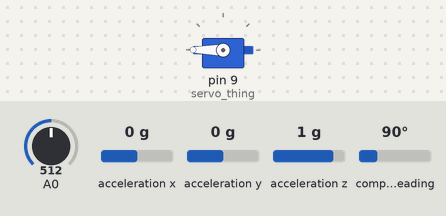
Bench run of a sketch on a simulated Arduino Uno, built with avr-gcc and run on an emulated ATmega328P. On the bench: servo. The inputs (shaded band) are chosen by the test bench; at power-on: A0 = 512, acceleration x 0 g, acceleration y 0 g, acceleration z 1 g, compass heading 90°. What the sketch prints to the serial monitor is not drawn.

Above: at 0.05 s.
Timing chart, 0 to 4.6 s (numbered marks = the images above):
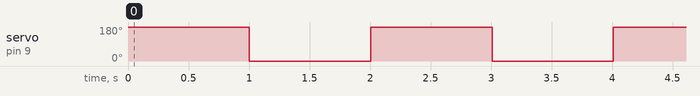

The sketch:

ElycePlaysWithArduino.ino
```cpp
#include <Servo.h>
#include <Wire.h>
#include <Adafruit_Sensor.h>
#include <Adafruit_BNO055.h>
#include <utility/imumaths.h>
Servo servo_thing;
Adafruit_BNO055 bno = Adafruit_BNO055();

void setup()
{
    // put your setup code here, to run once:
    servo_thing.attach(9);
    Serial.begin(9600);
    if(!bno.begin())
  {
    Serial.print("Ooops, no BNO055 detected ... Check your wiring or I2C ADDR!");
    while(1);
  }
  bno.setExtCrystalUse(true);
}

void loop()
{
    // put your main code here, to run repeatedly:
    imu::Vector<3> euler = bno.getVector(Adafruit_BNO055::VECTOR_EULER);
    int thing = 180;
    servo_thing.write(thing);
    delay(1000);
    Serial.println(map(analogRead(A0), 109, 472, 0, 180));
    Serial.print("X: ");
    Serial.print(euler.x());
    Serial.print(" Y: ");
    Serial.print(euler.y());
    Serial.print(" Z: ");
    Serial.print(euler.z());
    Serial.print("\t\t");
    thing = 0;

    servo_thing.write(thing);
    delay(1000);
    Serial.println(map(analogRead(A0), 109, 472, 0, 180));
    Serial.print("X: ");
    Serial.print(euler.x());
    Serial.print(" Y: ");
    Serial.print(euler.y());
    Serial.print(" Z: ");
    Serial.print(euler.z());
    Serial.print("\t\t");
}
```

Measured:
- by itself, servo on pin 9 (servo_thing): alternates 180° for 1.0 s and 0° for 1.0 s
